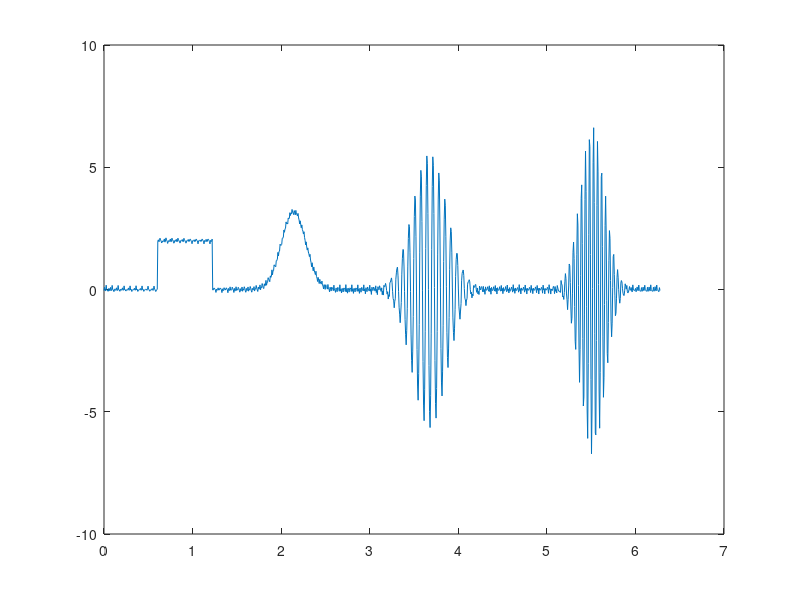
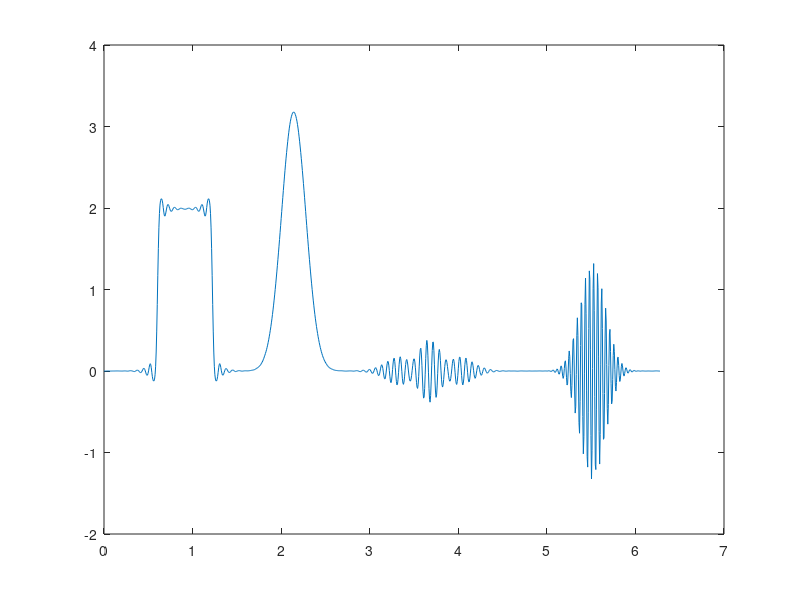
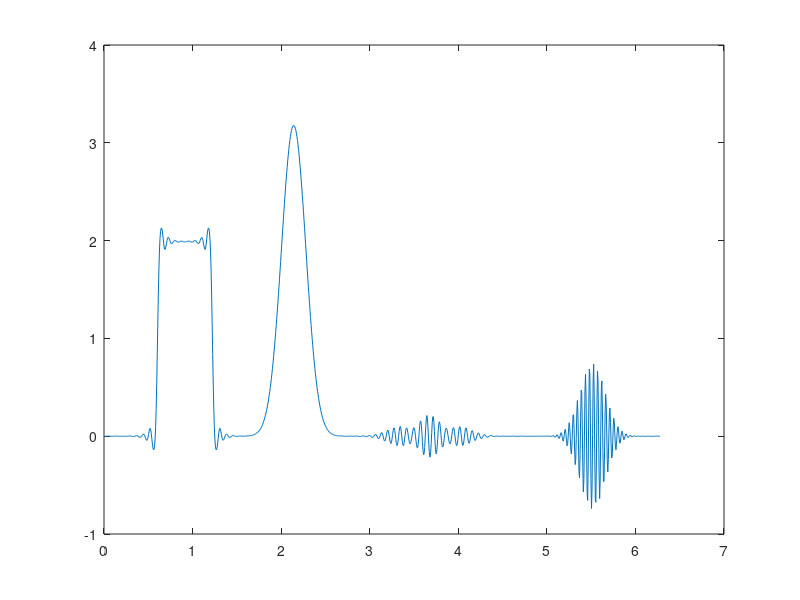
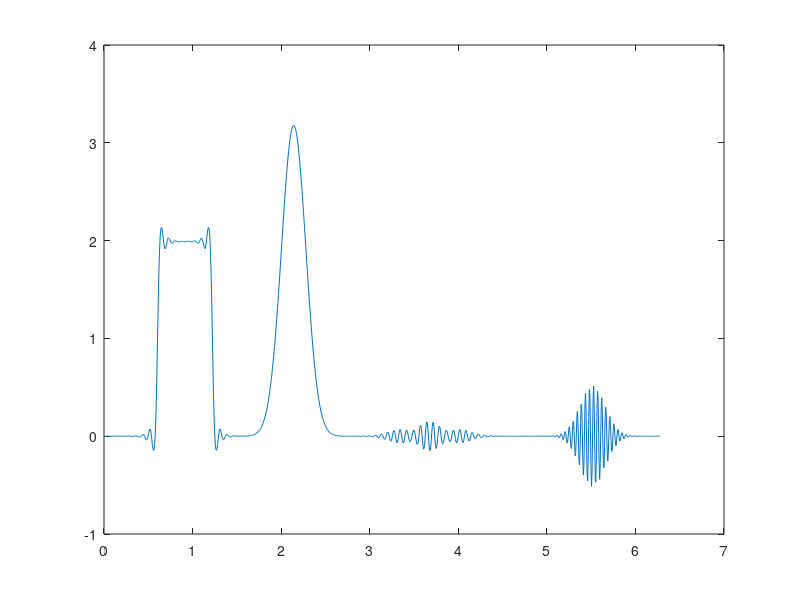

Write the MATLAB code that produced these figures, in order.
clear all;
close all;
clc

%Before running code! Plase, dowload the x4fun.mat in our github. If you
%cant find it, then go to Canvas under the projecy folder in EE23

%Conclusion: Incrementing the eigen value, reduces the noise. However, the
%bigger the eigen value, the lower the Amplitude of the signal.

load('x4fun.mat')

N_SAMP = 1024;

w = linspace(0, 2 * pi * (1 - 1 / N_SAMP), N_SAMP);
w = transpose(w);

h_n = zeros(N_SAMP, 1);
h_n(1 : 11) = 1;

%PArt1, a)
y_n = conv(x, h_n);

Y_jw = fft(y_n, N_SAMP);

H_jw = fft(h_n, N_SAMP);

% Replace H_jw_inv with Wiener filter!
eigen = linspace(0, 200, 5); 
noise_n = 0.01 * randn(N_SAMP, 1);
noise_jw = fft(noise_n);
Y_jw_noise = Y_jw + noise_jw;

% Try multiple values of eigen
for j = 1 : length(eigen)
    G_w_jw = abs((1-exp(1i.*w)).^2).^2;
    
    H_w_jw = conj(H_jw) ./ ((abs(H_jw).^ 2) + (eigen(j)*G_w_jw));
    X_jw = Y_jw_noise .* H_w_jw;
    x_d2 = ifft(X_jw,N_SAMP);
    figure(j)
    plot(w,x_d2);
    display(eigen(j)); 
end
